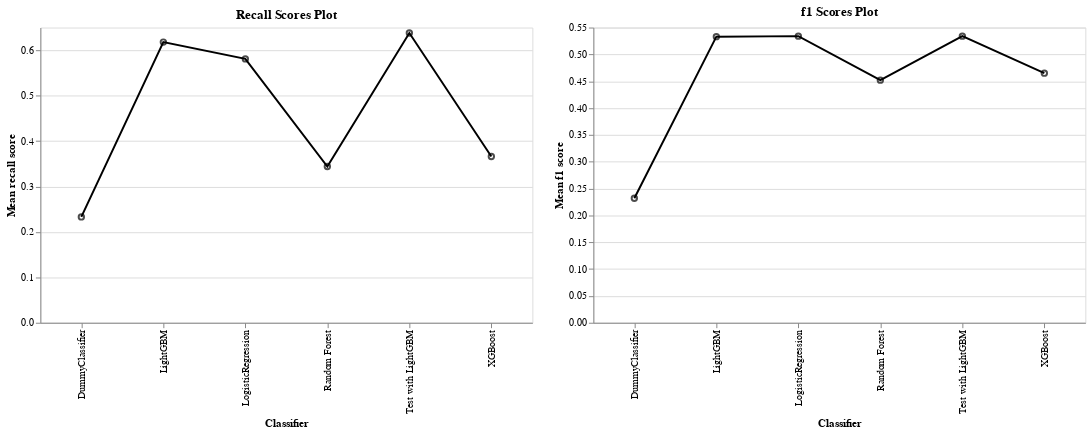

Here is the notebook cell this chart was saved with:
### Code cell
# Plotting recall and f1 scores for different classifiers
recall_line = alt.Chart(results_df, title='Recall Scores Plot').mark_line().encode(
    x='Classifier',
    y='Mean recall score',
    color= alt.value('black'))
recall_point = alt.Chart(results_df).mark_point().encode(
    x='Classifier',
    y='Mean recall score',
     color= alt.value('black'))
f1_line = alt.Chart(results_df, title='f1 Scores Plot').mark_line().encode(
    x='Classifier',
    y='Mean f1 score',
    color= alt.value('black'))
f1_point = alt.Chart(results_df).mark_point().encode(
    x='Classifier',
    y='Mean f1 score',
     color= alt.value('black'))


(recall_line + recall_point).properties(
    width=500,
    height=300) | (f1_line + f1_point).properties(
    width=500,
    height=300
)

### Figure 1 — Vega-Lite specification as saved in the notebook (floating-point values rounded to 4 significant figures)
{"config": {"view": {"continuousWidth": 400, "continuousHeight": 300}}, "hconcat": [{"layer": [{"mark": "line", "encoding": {"color": {"value": "black"}, "x": {"type": "nominal", "field": "Classifier"}, "y": {"type": "quantitative", "field": "Mean recall score"}}, "title": "Recall Scores Plot"}, {"mark": "point", "encoding": {"color": {"value": "black"}, "x": {"type": "nominal", "field": "Classifier"}, "y": {"type": "quantitative", "field": "Mean recall score"}}}], "height": 300, "width": 500}, {"layer": [{"mark": "line", "encoding": {"color": {"value": "black"}, "x": {"type": "nominal", "field": "Classifier"}, "y": {"type": "quantitative", "field": "Mean f1 score"}}, "title": "f1 Scores Plot"}, {"mark": "point", "encoding": {"color": {"value": "black"}, "x": {"type": "nominal", "field": "Classifier"}, "y": {"type": "quantitative", "field": "Mean f1 score"}}}], "height": 300, "width": 500}], "data": {"name": "data-7fac6a9ea7a679008cab54c397618bbb"}, "$schema": "https://vega.github.io/schema/vega-lite/v4.8.1.json", "datasets": {"data-7fac6a9ea7a679008cab54c397618bbb": [{"Classifier": "DummyClassifier", "Mean recall score": 0.233, "Mean f1 score": 0.232}, {"Classifier": "LogisticRegression", "Mean recall score": 0.581, "Mean f1 score": 0.534}, {"Classifier": "Random Forest", "Mean recall score": 0.344, "Mean f1 score": 0.452}, {"Classifier": "XGBoost", "Mean recall score": 0.366, "Mean f1 score": 0.465}, {"Classifier": "LightGBM", "Mean recall score": 0.618, "Mean f1 score": 0.533}, {"Classifier": "Test with LightGBM", "Mean recall score": 0.638, "Mean f1 score": 0.534}]}}
